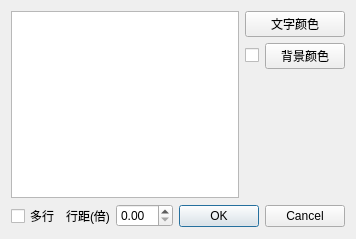
<?xml version="1.0" encoding="UTF-8"?>
<ui version="4.0">
 <class>ColorMultiLine</class>
 <widget class="QDialog" name="ColorMultiLine">
  <property name="geometry">
   <rect>
    <x>0</x>
    <y>0</y>
    <width>340</width>
    <height>239</height>
   </rect>
  </property>
  <property name="windowTitle">
   <string>Dialog</string>
  </property>
  <layout class="QGridLayout" name="gridLayout">
   <item row="0" column="0" colspan="2">
    <layout class="QHBoxLayout" name="horizontalLayout_3" stretch="1,0">
     <item>
      <widget class="QTextEdit" name="textEdit"/>
     </item>
     <item>
      <layout class="QVBoxLayout" name="verticalLayout">
       <item>
        <widget class="QPushButton" name="foreground_btn">
         <property name="text">
          <string>文字颜色</string>
         </property>
        </widget>
       </item>
       <item>
        <layout class="QHBoxLayout" name="horizontalLayout_2" stretch="0,1">
         <item>
          <widget class="QCheckBox" name="checkBox_bgcolor">
           <property name="text">
            <string/>
           </property>
          </widget>
         </item>
         <item>
          <widget class="QPushButton" name="background_btn">
           <property name="text">
            <string>背景颜色</string>
           </property>
          </widget>
         </item>
        </layout>
       </item>
       <item>
        <spacer name="verticalSpacer">
         <property name="orientation">
          <enum>Qt::Vertical</enum>
         </property>
         <property name="sizeHint" stdset="0">
          <size>
           <width>20</width>
           <height>40</height>
          </size>
         </property>
        </spacer>
       </item>
      </layout>
     </item>
    </layout>
   </item>
   <item row="1" column="0">
    <layout class="QHBoxLayout" name="horizontalLayout">
     <item>
      <widget class="QCheckBox" name="checkBox_multiLine">
       <property name="text">
        <string>多行</string>
       </property>
      </widget>
     </item>
     <item>
      <widget class="QLabel" name="label">
       <property name="text">
        <string>行距(倍)</string>
       </property>
      </widget>
     </item>
     <item>
      <widget class="QDoubleSpinBox" name="point_spinBox"/>
     </item>
    </layout>
   </item>
   <item row="1" column="1">
    <widget class="QDialogButtonBox" name="buttonBox">
     <property name="orientation">
      <enum>Qt::Horizontal</enum>
     </property>
     <property name="standardButtons">
      <set>QDialogButtonBox::Cancel|QDialogButtonBox::Ok</set>
     </property>
    </widget>
   </item>
  </layout>
 </widget>
 <resources/>
 <connections>
  <connection>
   <sender>buttonBox</sender>
   <signal>accepted()</signal>
   <receiver>ColorMultiLine</receiver>
   <slot>accept()</slot>
   <hints>
    <hint type="sourcelabel">
     <x>387</x>
     <y>282</y>
    </hint>
    <hint type="destinationlabel">
     <x>157</x>
     <y>274</y>
    </hint>
   </hints>
  </connection>
  <connection>
   <sender>buttonBox</sender>
   <signal>rejected()</signal>
   <receiver>ColorMultiLine</receiver>
   <slot>reject()</slot>
   <hints>
    <hint type="sourcelabel">
     <x>390</x>
     <y>288</y>
    </hint>
    <hint type="destinationlabel">
     <x>286</x>
     <y>274</y>
    </hint>
   </hints>
  </connection>
 </connections>
</ui>
